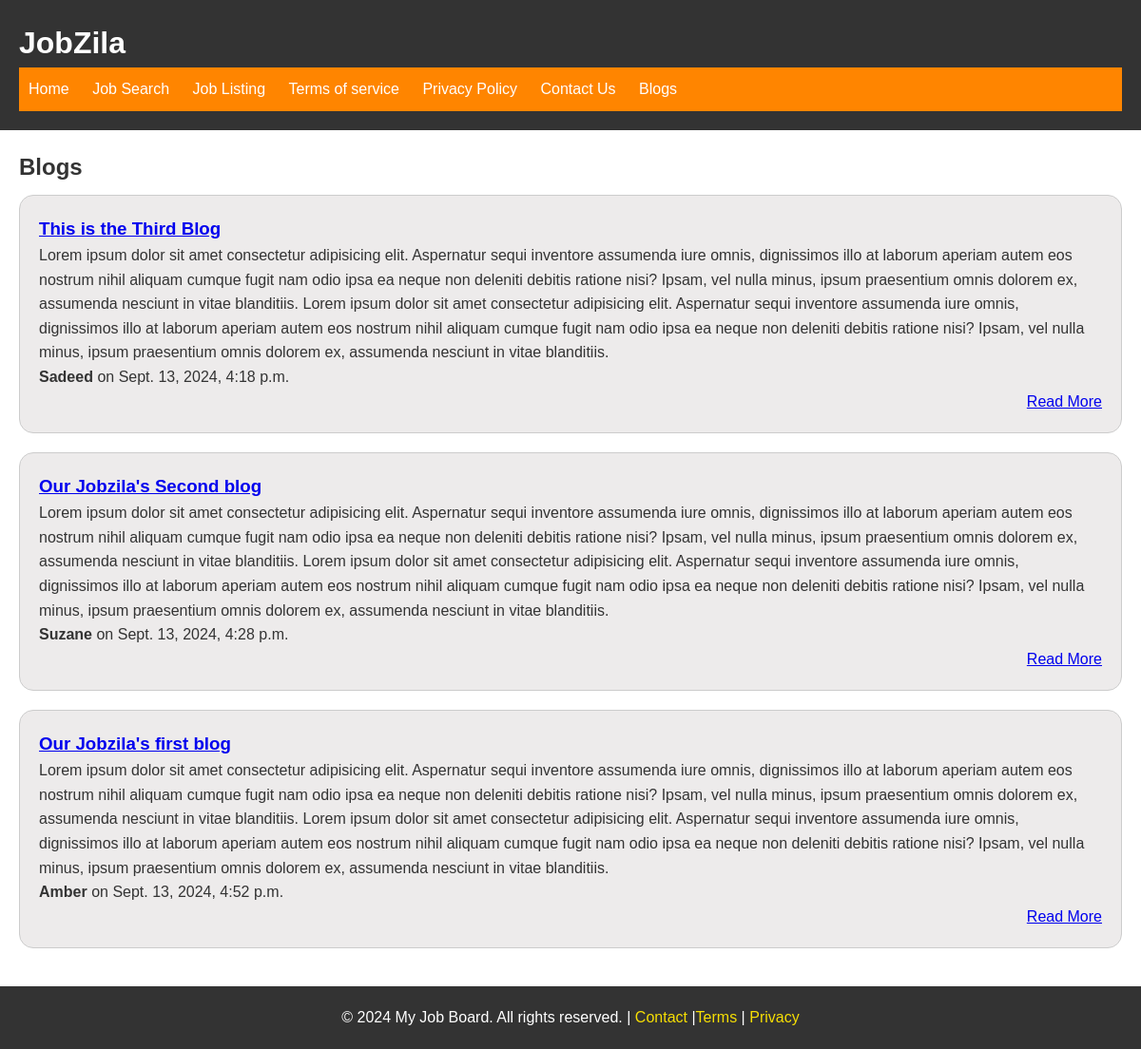
The app's page /blogs/ with its own data.
### blogs/models.py (models this page shows, shortened)
class Blog(models.Model):
    title = models.CharField(max_length=80)
    body = models.TextField()
    slug = models.SlugField()
    link = models.URLField()
    date = models.DateTimeField(auto_now_add=True)
    author = models.CharField(default="Sadeed", max_length=40)
    banner = models.ImageField(default="", blank="True")

### blogs/views.py (the view)
# urls.py: path("", views.blogs, name="bloglist"),
def blogs(request):
    blogs = Blog.objects.all()
    return render(request, "blogs.html", {"blogs": blogs})

### blogs/templates/blogs.html
{% extends "masterpage.html" %} {% block title%} Jobzila Home{% endblock title%}
{% block maincontent %}
<section id="joblist-section">
    <h2>Blogs</h2>
    <div class="joblisting-div">
        {% for blog in blogs %}
        <div class="job-listing">
            <h3> <a href="{%url 'blogs:blogdetails' slug=blog.slug%}"> {{ blog.title }} </a></h3>
            <p>{{ blog.body }}</p>
            <p><strong>{{blog.author}}</strong> on {{ blog.date }}</p>
            <p class="learn-more"><a href="{%url 'blogs:blogdetails' slug=blog.slug%}">Read More</a></p>
        </div>
        {% empty %}
              <p>No blogs found.</p>
            {% endfor %}
    </div>
  </section>
{% endblock %}

### static/css/style.css (style rules this page uses)
* { margin: 0; padding: 0; }
body { font-family: 'Gill Sans', 'Gill Sans MT', Calibri, 'Trebuchet MS', sans-serif; font-size: 16px; line-height: 1.6; color: #333; }
#joblist-section { padding: 20px; }
#joblist-section h2 { margin-bottom: 10px; }
.job-listing { margin-bottom: 20px; border: 1px solid #ccc; padding: 20px; border-radius: 15px; background-color: #edebeb; }
.learn-more { text-align: right; }

### records on screen
Blog: title "This is the Third Blog", body "Lorem ipsum dolor sit amet consectetur adipisicing elit. Aspernatur sequi inventore assumenda iure omnis, dignissimos illo at laborum aperiam autem eos nostrum nihil aliquam cumque fugit nam odio ipsa ea neque non deleniti debitis ratione nisi? Ipsam, vel nulla minus, ipsum praesentium omnis dolorem ex, assumenda nesciunt in vitae blanditiis. Lorem ipsum dolor sit amet consectetur adipisicing elit. Aspernatur sequi inventore assumenda iure omnis, dignissimos illo at laborum aperiam autem eos nostrum nihil aliquam cumque fugit nam odio ipsa ea neque non deleniti debitis ratione nisi? Ipsam, vel nulla minus, ipsum praesentium omnis dolorem ex, assumenda nesciunt in vitae blanditiis.", author "Sadeed", date "Sept. 13, 2024, 4:18 p.m."
Blog: title "Our Jobzila's Second blog", body "Lorem ipsum dolor sit amet consectetur adipisicing elit. Aspernatur sequi inventore assumenda iure omnis, dignissimos illo at laborum aperiam autem eos nostrum nihil aliquam cumque fugit nam odio ipsa ea neque non deleniti debitis ratione nisi? Ipsam, vel nulla minus, ipsum praesentium omnis dolorem ex, assumenda nesciunt in vitae blanditiis. Lorem ipsum dolor sit amet consectetur adipisicing elit. Aspernatur sequi inventore assumenda iure omnis, dignissimos illo at laborum aperiam autem eos nostrum nihil aliquam cumque fugit nam odio ipsa ea neque non deleniti debitis ratione nisi? Ipsam, vel nulla minus, ipsum praesentium omnis dolorem ex, assumenda nesciunt in vitae blanditiis.", author "Suzane", date "Sept. 13, 2024, 4:28 p.m."
Blog: title "Our Jobzila's first blog", body "Lorem ipsum dolor sit amet consectetur adipisicing elit. Aspernatur sequi inventore assumenda iure omnis, dignissimos illo at laborum aperiam autem eos nostrum nihil aliquam cumque fugit nam odio ipsa ea neque non deleniti debitis ratione nisi? Ipsam, vel nulla minus, ipsum praesentium omnis dolorem ex, assumenda nesciunt in vitae blanditiis. Lorem ipsum dolor sit amet consectetur adipisicing elit. Aspernatur sequi inventore assumenda iure omnis, dignissimos illo at laborum aperiam autem eos nostrum nihil aliquam cumque fugit nam odio ipsa ea neque non deleniti debitis ratione nisi? Ipsam, vel nulla minus, ipsum praesentium omnis dolorem ex, assumenda nesciunt in vitae blanditiis.", author "Amber", date "Sept. 13, 2024, 4:52 p.m."
